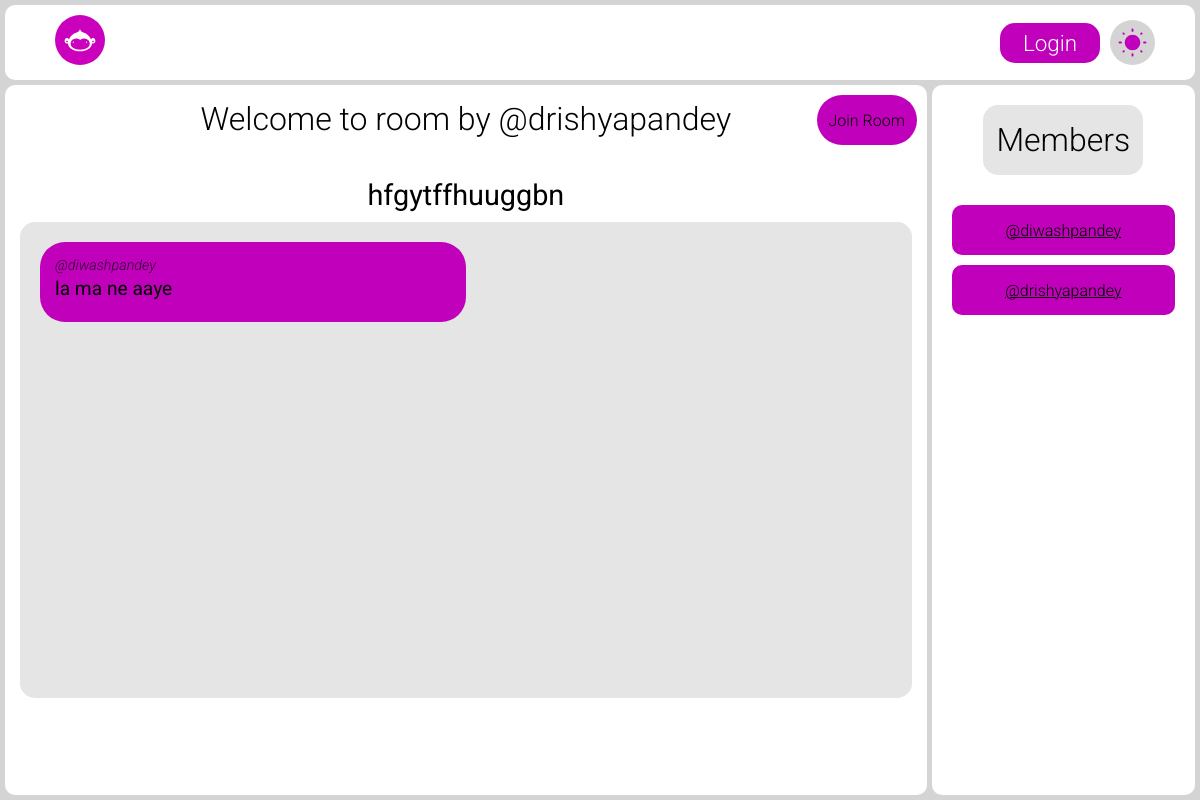
The page /room/3/ on the database as committed earlier.
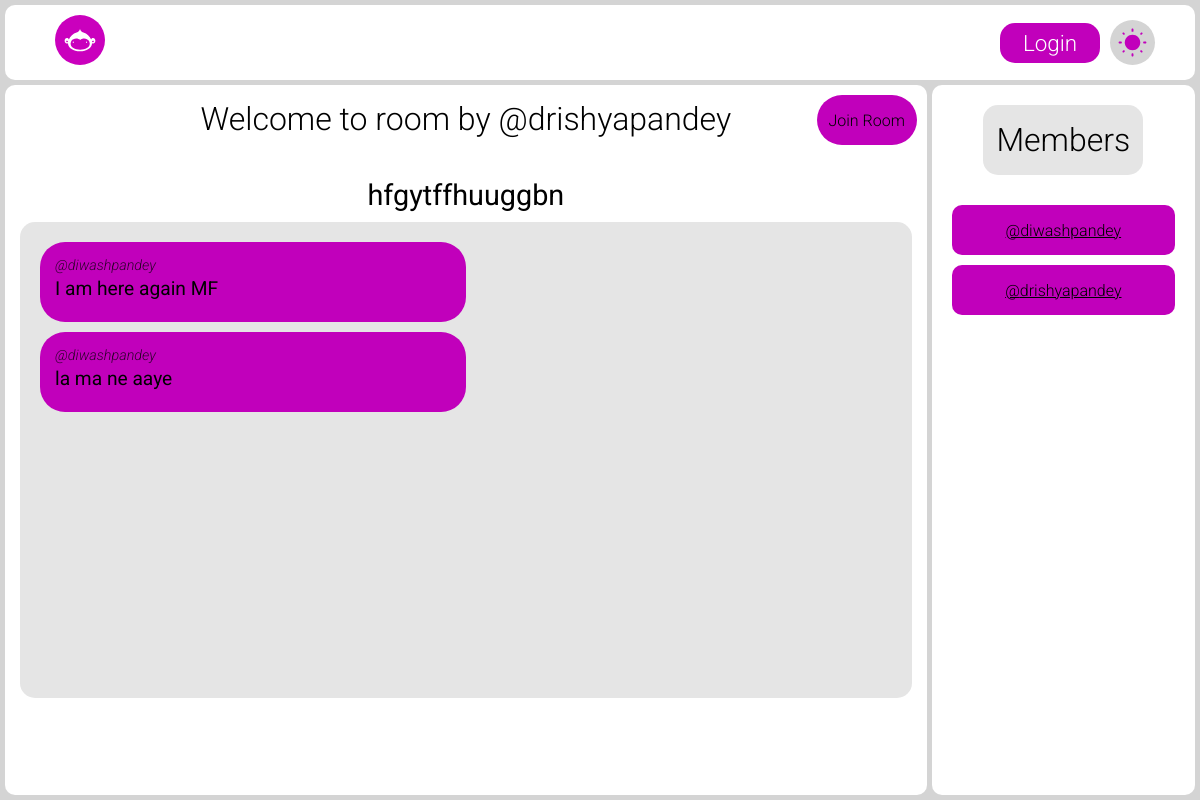
The same page on the database as committed later.
### rooms/models.py (models this page shows, shortened)
class Message(models.Model):
    room = models.ForeignKey('Room', on_delete=models.CASCADE)
    user = models.ForeignKey(User, on_delete=models.SET_NULL, null=True)
    message = models.TextField()

### accounts/models.py (models this page shows)
class UserAccount(AbstractUser):
    full_name = models.CharField(max_length=100, blank=True, null=True)
    profile_pic = models.ImageField(upload_to="profile_photo/", default="default_profile_photo.jpg")
    location = models.CharField(max_length = 256, blank=True)
    age = models.IntegerField(blank=True,  null=True)
    bio = models.TextField(blank=True, null=True)
    following = models.ManyToManyField('self', blank=True, related_name="followers", symmetrical=False)

### rooms/views.py (the view)
# urls.py: path('<int:pk>/', views.getroompage, name='roompage'),
def getroompage(request, pk):
    key = int(pk)
    if request.method == 'POST':
        message = request.POST.get('message')
        room = Room.objects.get(id=key)
        Message.objects.create(room = room, user = request.user, message = message)
    room = Room.objects.get(id=key)
    room_members = room.members.all()
    messages = Message.objects.filter(room__id = key)
    is_member = False
    if request.user in room_members:
        is_member = True
    return render(request, "rooms/room.html", {'messages': messages, 'room' : room, 'room_members': room_members, "is_member": is_member})

### rooms/templates/rooms/room.html (shortened to what this page needs)
{% extends 'base.html' %}
{% load static %}
{% block stylesheet %}
<link rel="stylesheet" href="{% static 'css/room.css' %}" />
{% endblock %}
{% block content %}
{% include "header.html" %}
<main>
  <div class="main_container">
    <h2>Welcome to room by @{{ room.host.username }}</h2>
    <h2 class="room_title">{{ room.discription }}</h2>
    {% if not is_member %}
    <a href="{% url 'joinroom' pk=room.id%}" class="join_button center">Join Room</a>
    {% endif %}
    <div class="chat_box">
      <ul class="chats">
        {% for i in messages %}
        <li>
          <a href="{% url 'profilepage' %}?profile={{ i.user.username }}">@{{ i.user.username }}</a>
          <p>{{ i.message }}</p>
        </li>
        {% endfor %}
      </ul>
    </div>
  </div>
  <div class="members_container">
    <h2 class="center">Members</h2>
    <ul class="members_list">
      {% for member in room_members %}
      <li class="center"><a href="{% url 'profilepage' %}?profile={{ member.username }}">@{{ member.username }}</a></li>
      {% endfor %}
    </ul>
  </div>
</main>
{% endblock %}

Rows that differ between the two databases and show on the page:
added Message: user.username "diwashpandey", message "I am here again MF"
